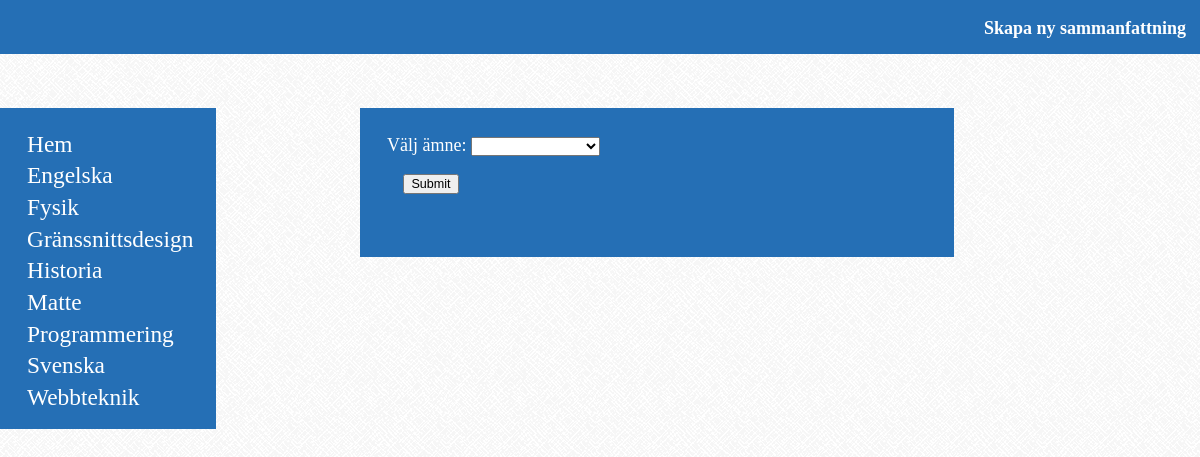
The page /form.php on the database its author committed.
### tables this page shows
CREATE TABLE IF NOT EXISTS `subject` (
  `ID` int(11) NOT NULL AUTO_INCREMENT,
  `name` varchar(128) NOT NULL,
  PRIMARY KEY (`ID`)
);

### form.php (the view, shortened to what this page needs)
<?php
	require_once 'includes/connect.php';
?>
<html>
	<head>
		<link rel="stylesheet" type="text/css" href="style.css"/>
	</head>
	<body onLoad="onLoad();">
		<header>
			<div class="header">
				<a href="http://localhost/project/form.php" id="createSummary">
					<p><h4>Skapa ny sammanfattning</h4></p>
				</a>
			</div>
		</header>
		<nav>
			<ul>
				<a href="http://localhost/project/index.php?"><li>Hem</li></a>
				<?php
					if ($pdo) {
						foreach ($pdo->query("SELECT * FROM subject GROUP BY name ORDER BY name") as $row)
						{
							echo "<a href=\"http://localhost/project/index.php?subject={$row['ID']}\"><li>{$row["name"]}</li></a>";
						}
					}
				?>
			</ul>
		</nav>
		<div class="container" id="formContainer">
			<form method="post">
				<?php
				 	if (empty($_POST)) {
				 		$step = 0;
				 	}
				 	else {
				 		$step = filter_input(INPUT_POST, "step", FILTER_VALIDATE_INT);
				 	}
				 	if ($step==1 && !empty($_POST["subject"])) {
				 		$subject = filter_input(INPUT_POST, "subject", FILTER_VALIDATE_INT);
						$statement = $pdo->prepare("SELECT * FROM class WHERE subject_ID=? ORDER BY name");
						$statement->bindParam(1, $subject);
						echo "<form method='post'> <input name='step' value='2' type='hidden'>
						<input name='subject' value='{$_POST['subject']}' type='hidden'>
				 		 <p> <label for='class'> Välj kurs: </label>
				 		 <select name='class'>  <option selected='selected'> </option>";
						if ($statement->execute()) {
							while($row = $statement->fetch()) {
								echo "<option value=\"{$row['ID']}\"> {$row["name"]} </option>";
							}
						}
						echo " </select> </p><p> <input type='button' value='Back' onClick='history.go(-1);return true;'>
						<input class='button' type='submit' value='Submit'> </p> </form>";
				 	}
				 	elseif ($step==7) {
				 		echo inputSummaryToDB($pdo);
				 		header('location: http://localhost/project/form.php?done=1');
				 	}
				 	else {
				 		$step = 0;
				 	}
					if ($step==0) {
				 		echo "<form method='post'>
				 		<input name='step' value='1' type='hidden' >
				 		<p> <label for='subject'> Välj ämne: </label>
				 		<select name='subject'>  <option selected='selected'> </option>";
				 		if ($pdo) {
							foreach ($pdo->query("SELECT * FROM subject GROUP BY name ORDER BY name") as $row)
							{
								echo "<option value=\"{$row['ID']}\"> {$row["name"]} </option>";
							}
						}
				 		echo " </select> </p><p> <input class='button' type='submit' value='Submit'> </p> </form>";
				 	}
				?>
			</form>
		</div>
	</body>

### style.css (style rules this page uses)
body { background-image: url(images/greyzz.png); font-size: 10px; margin: 0; text-align: left; color: #fff; }
input { font-size: 0.7em; }
h4 { margin: 0; }
.header { background: #256fb5; width: 100%; height: 3em; }
#createSummary { width: 12em; height: 2.9em; float: right; text-decoration: none; color: fff; }
nav { position: absolute; top: 6em; right: auto; width: 12em; background: #256fb5; }
nav > ul { padding-left: 1.5em; }
nav > ul > a > li { font-size: 1.3em; list-style: none; margin: 0; width: 100%; padding-top: 0.2em; -webkit-transition: -webkit-transform 0.15s ease; -moz-transition: -moz-transform 0.15s ease; -o-transition: -o-transform 0.15s ease; transition: transform 0.15s ease; }
nav > ul > a { text-decoration: none; color: #fff; }
.container { position: relative; left: 20em; top: 3em; width: 30em; padding: 1.5em; background: #256fb5; padding-top: 0.5em; }
form { display: inline-block; }
input { margin-left: 1.3em; }

### rows shown on the page
subject: name "Engelska"
subject: name "Fysik"
subject: name "Gränssnittsdesign"
subject: name "Historia"
subject: name "Matte"
subject: name "Programmering"
subject: name "Svenska"
subject: name "Webbteknik"
